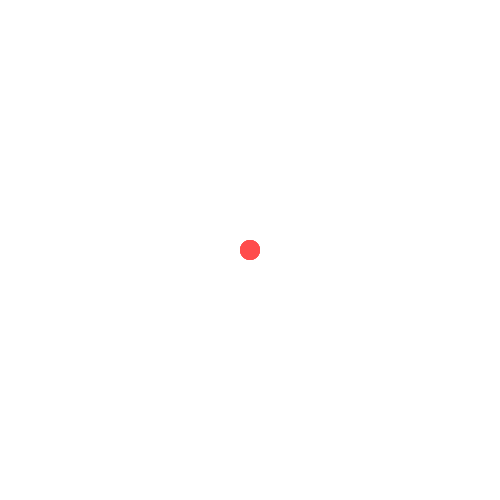
Frame 1 (no input)
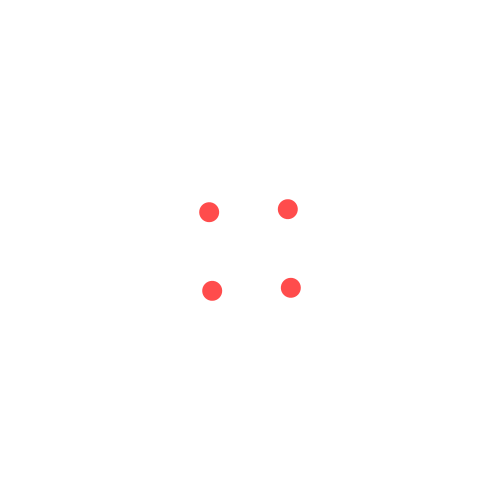
Frame 60 (the mouse pressed at the canvas centre just before this capture)
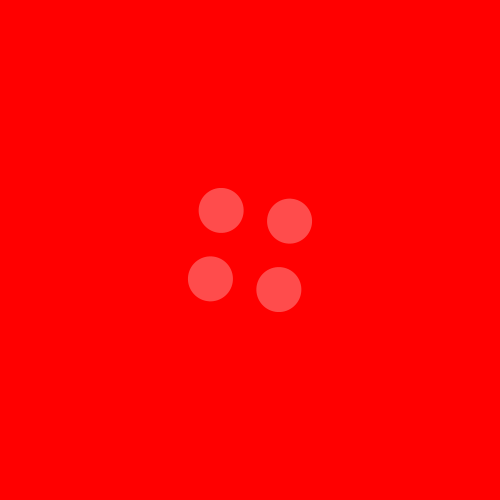
Frame 120 (the mouse held since frame 60 and released just before this capture)

The Processing sketch that drew these frames (run headless with seeded random() and noise(); from frame 60 on, the mouse is pressed at the canvas centre):

// Processing sketch: processing_171670
// ── processing_171670.pde

float counter = 0;

void setup()
{
  size (500, 500);
  background(255);
  colorMode(HSB, 360, 100, 100);
  noStroke();
}

void draw()

{
  background (0, mouseX, 100);


  float big = map (mouseX, 0, width, 20, 70);
  float counter_mouse = map(mouseX, 0, width, 0.01, 0.2);
  float farbe = map(sin(counter), -1, 1, 0, 100);


  translate (width/2, height/2);

  fill(0, 70, width-mouseX);


rotate(radians(millis())*0.1);
  ellipse ( 0, sin(counter)*100, big, big);
  ellipse ( 0, -sin(counter)*100, big, big);
  ellipse (sin(counter)*100, 0 , big, big);
  ellipse (-sin(counter)*100, 0,  big, big);
  
  

  counter += counter_mouse;
}
